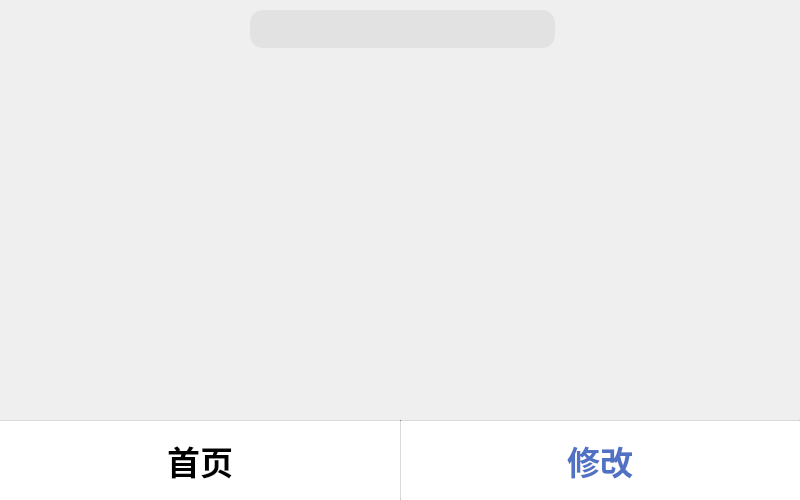
<?xml version="1.0" encoding="UTF-8"?>
<ui version="4.0">
 <class>StaffModify</class>
 <widget class="QMainWindow" name="StaffModify">
  <property name="geometry">
   <rect>
    <x>0</x>
    <y>0</y>
    <width>800</width>
    <height>500</height>
   </rect>
  </property>
  <property name="windowTitle">
   <string>MainWindow</string>
  </property>
  <widget class="QWidget" name="centralwidget">
   <widget class="QFrame" name="frame">
    <property name="geometry">
     <rect>
      <x>180</x>
      <y>0</y>
      <width>451</width>
      <height>51</height>
     </rect>
    </property>
    <property name="styleSheet">
     <string notr="true">border:none;
background-color:rgba(255,255,255,0);</string>
    </property>
    <property name="frameShape">
     <enum>QFrame::StyledPanel</enum>
    </property>
    <property name="frameShadow">
     <enum>QFrame::Raised</enum>
    </property>
    <widget class="QLineEdit" name="lineEdit_10">
     <property name="geometry">
      <rect>
       <x>110</x>
       <y>10</y>
       <width>251</width>
       <height>38</height>
      </rect>
     </property>
     <property name="font">
      <font>
       <pointsize>12</pointsize>
       <italic>true</italic>
      </font>
     </property>
     <property name="styleSheet">
      <string notr="true">background-color:#e2e2e2;border:none;color:grey</string>
     </property>
     <property name="text">
      <string>请输入查询城市</string>
     </property>
    </widget>
    <widget class="QLabel" name="label">
     <property name="geometry">
      <rect>
       <x>70</x>
       <y>10</y>
       <width>305</width>
       <height>38</height>
      </rect>
     </property>
     <property name="styleSheet">
      <string notr="true">border-radius:13px;
background-color:#e2e2e2;</string>
     </property>
     <property name="text">
      <string/>
     </property>
    </widget>
    <widget class="QLabel" name="label_5">
     <property name="geometry">
      <rect>
       <x>80</x>
       <y>10</y>
       <width>38</width>
       <height>30</height>
      </rect>
     </property>
     <property name="text">
      <string/>
     </property>
     <property name="pixmap">
      <pixmap resource="res.qrc">:/search.png</pixmap>
     </property>
     <property name="scaledContents">
      <bool>true</bool>
     </property>
    </widget>
   </widget>
   <widget class="QWidget" name="bottom" native="true">
    <property name="enabled">
     <bool>true</bool>
    </property>
    <property name="geometry">
     <rect>
      <x>0</x>
      <y>420</y>
      <width>800</width>
      <height>80</height>
     </rect>
    </property>
    <property name="minimumSize">
     <size>
      <width>800</width>
      <height>80</height>
     </size>
    </property>
    <property name="styleSheet">
     <string notr="true">#bottom{
background-color: rgb(255, 255, 255); 
}
#mainbody{
background-color:rgb(247,247,247);
}</string>
    </property>
    <widget class="QPushButton" name="homebtn">
     <property name="geometry">
      <rect>
       <x>0</x>
       <y>0</y>
       <width>400</width>
       <height>80</height>
      </rect>
     </property>
     <property name="font">
      <font>
       <family>微软雅黑</family>
       <pointsize>25</pointsize>
       <bold>true</bold>
      </font>
     </property>
     <property name="cursor">
      <cursorShape>PointingHandCursor</cursorShape>
     </property>
     <property name="styleSheet">
      <string notr="true">border:none
</string>
     </property>
     <property name="text">
      <string>首页</string>
     </property>
    </widget>
    <widget class="QPushButton" name="pushButton_3">
     <property name="geometry">
      <rect>
       <x>400</x>
       <y>0</y>
       <width>400</width>
       <height>80</height>
      </rect>
     </property>
     <property name="font">
      <font>
       <family>微软雅黑</family>
       <pointsize>25</pointsize>
       <bold>true</bold>
      </font>
     </property>
     <property name="styleSheet">
      <string notr="true">*{border:none;color:#5172c4;}</string>
     </property>
     <property name="text">
      <string>修改</string>
     </property>
    </widget>
    <widget class="Line" name="line">
     <property name="geometry">
      <rect>
       <x>0</x>
       <y>0</y>
       <width>800</width>
       <height>1</height>
      </rect>
     </property>
     <property name="font">
      <font>
       <pointsize>2</pointsize>
      </font>
     </property>
     <property name="styleSheet">
      <string notr="true">background-color:rgb(190,190,190);</string>
     </property>
     <property name="orientation">
      <enum>Qt::Horizontal</enum>
     </property>
    </widget>
    <widget class="Line" name="line_2">
     <property name="geometry">
      <rect>
       <x>400</x>
       <y>0</y>
       <width>1</width>
       <height>80</height>
      </rect>
     </property>
     <property name="autoFillBackground">
      <bool>false</bool>
     </property>
     <property name="styleSheet">
      <string notr="true">background-color:rgb(190,190,190);</string>
     </property>
     <property name="orientation">
      <enum>Qt::Vertical</enum>
     </property>
    </widget>
   </widget>
  </widget>
 </widget>
 <resources>
  <include location="res.qrc"/>
 </resources>
 <connections/>
</ui>
